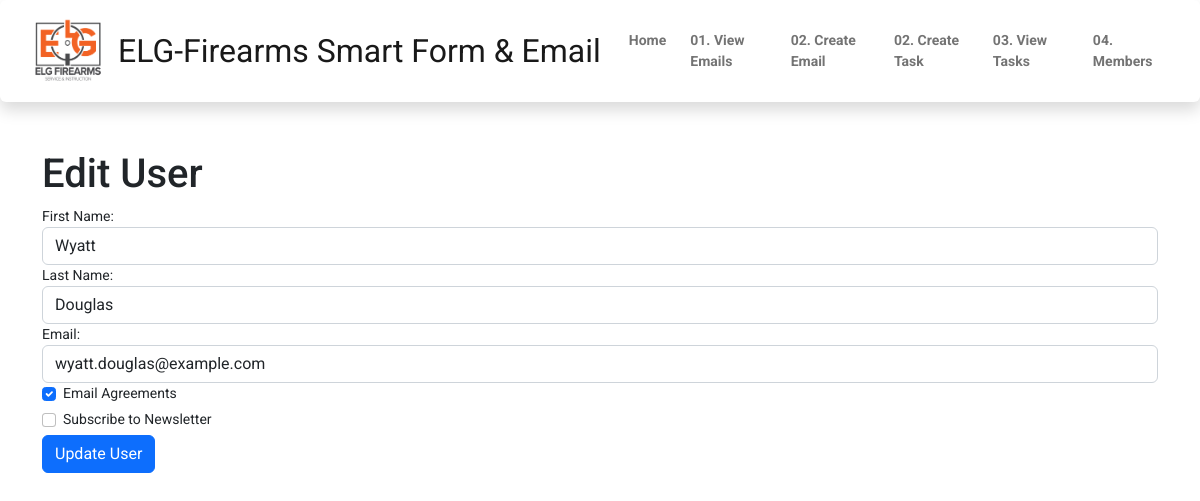
/master/edit_user/29/, run on an earlier commit of the app's database.
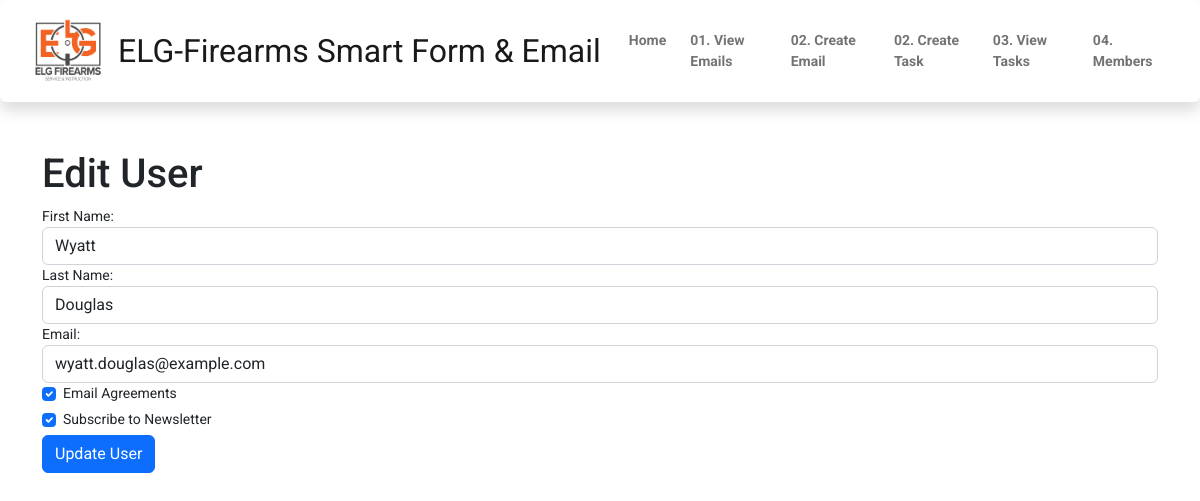
And on a later commit of the database.
### smart_formApp/models.py (models this page shows, shortened)
class User(models.Model):
    first_name = models.CharField(max_length=100)
    last_name = models.CharField(max_length=100)
    email = models.EmailField()
    email_agreements = models.BooleanField(default=True)
    subscribe_to_newsletter = models.BooleanField(default=False,blank=True)
    created_at = models.DateTimeField(auto_now_add=True)

### smart_emailApp/views.py (the view, shortened to what this page needs)
# urls.py: path('edit_user/<int:user_id>/', views.edit_user, name='edit_user'),
def edit_user(request, user_id):
    user = get_object_or_404(User, id=user_id)
    context = {
        'user': user
    }
    return render(request, 'smartemail/edit_user.html', context)

### templates/smartemail/edit_user.html (shortened to what this page needs)
{% extends "nav.html" %}
{% load static %}
{% block navbar %}
<div class="container mt-3">
        <h1>Edit User</h1>
        <form method="post">
            <div class="form-group">
                <label for="first_name">First Name:</label>
                <input type="text" class="form-control" id="first_name" name="first_name" value="{{ user.first_name }}">
            </div>
            <div class="form-group">
                <label for="last_name">Last Name:</label>
                <input type="text" class="form-control" id="last_name" name="last_name" value="{{ user.last_name }}">
            </div>
            <div class="form-group">
                <label for="email">Email:</label>
                <input type="email" class="form-control" id="email" name="email" value="{{ user.email }}">
            </div>
            <div class="form-group form-check">
                <input type="checkbox" class="form-check-input" id="email_agreements" name="email_agreements" {% if user.email_agreements %}checked{% endif %}>
                <label class="form-check-label" for="email_agreements">Email Agreements</label>
            </div>
            <div class="form-group form-check">
                <input type="checkbox" class="form-check-input" id="subscribe_to_newsletter" name="subscribe_to_newsletter" {% if user.subscribe_to_newsletter %}checked{% endif %}>
                <label class="form-check-label" for="subscribe_to_newsletter">Subscribe to Newsletter</label>
            </div>
            <button type="submit" class="btn btn-primary">Update User</button>
        </form>
    </div>
{% endblock %}

What changed in the data, as far as the page shows it:
changed User "Wyatt": subscribe_to_newsletter "☐" → "☑"
